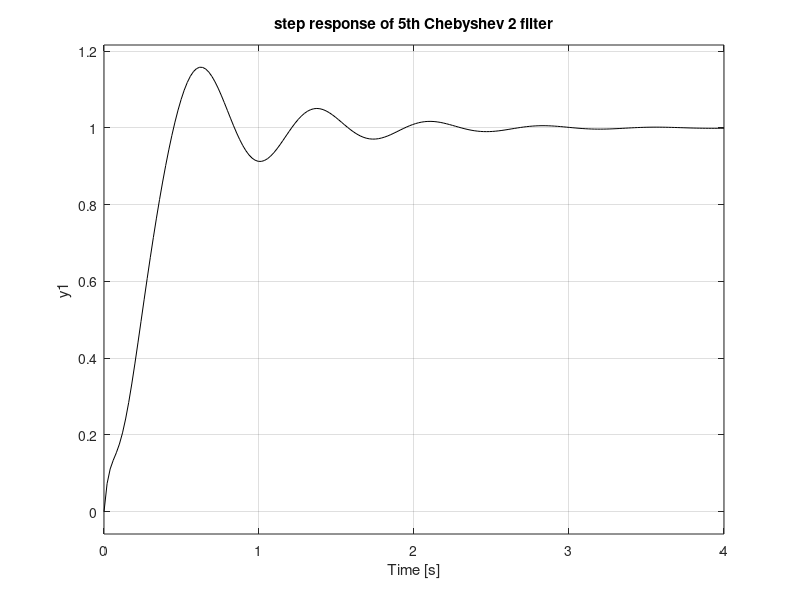

This chart was generated by the following MATLAB code:
% Step response of Chebyishev 2 filter
wc=10; % desired cut-off frequency
N=5; % order of the filter
R=20; %decibels of ripple in the stop band
[num,den]=cheby2(N,R,wc,'s'); %analog Chebyshev 2 filter
G=tf(num,den); %transfer function
step(G,'k'); %step response of G
title('step response of 5th Chebyshev 2 filter');
